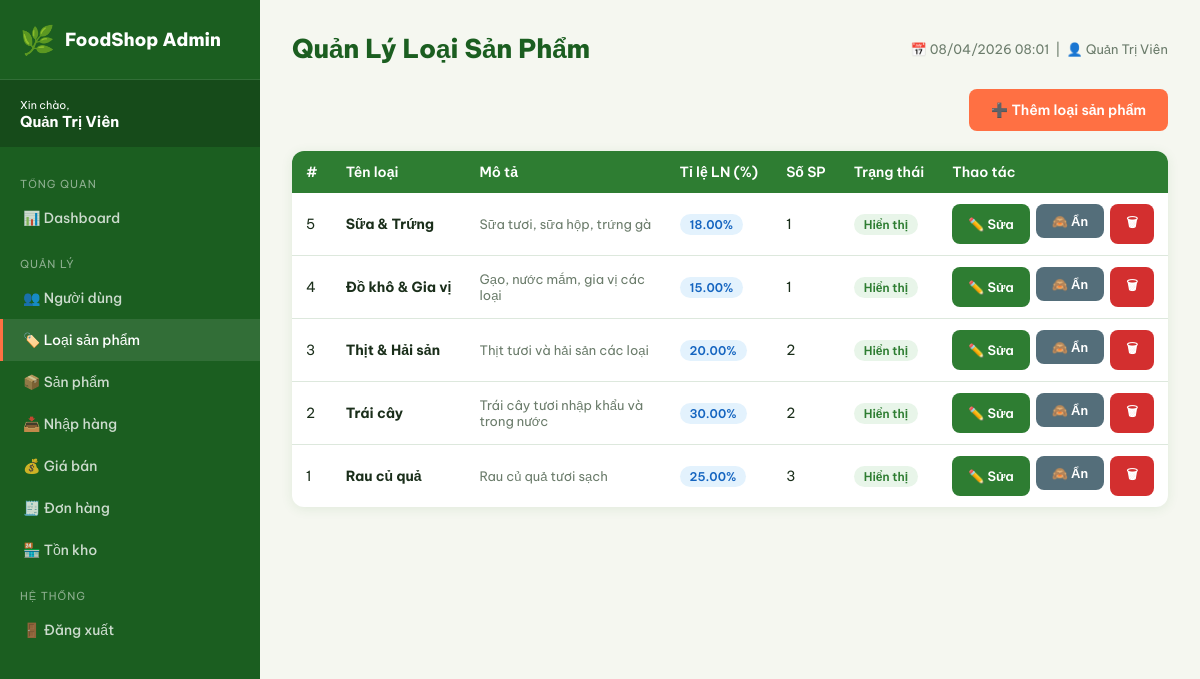
Screenshot of /admin/categories.php (signed in) with the database file from the repository.
### tables this page shows
CREATE TABLE categories (
    id INT AUTO_INCREMENT PRIMARY KEY,
    name VARCHAR(200) NOT NULL,
    slug VARCHAR(200),
    description TEXT,
    status ENUM('show','hide') DEFAULT 'show',
    profit_rate DECIMAL(5,2) DEFAULT 20.00
);

### config/functions.php (called while the page is built, shortened)
<?php
function sanitize($str) {
    return htmlspecialchars(trim($str), ENT_QUOTES, 'UTF-8');
}

### admin/categories.php (the view, shortened to what this page needs)
<?php
require_once 'includes/header.php';
$categories = $pdo->query("SELECT c.*, COUNT(p.id) as product_count FROM categories c LEFT JOIN products p ON p.category_id=c.id GROUP BY c.id ORDER BY c.id DESC")->fetchAll();
?>
<div style="display:flex;justify-content:flex-end;margin-bottom:20px;">
    <button class="btn btn-accent" onclick="document.getElementById('modal-add').style.display='flex'">➕ Thêm loại sản phẩm</button>
</div>
<div class="card">
    <div class="table-wrap">
        <table class="table">
            <thead><tr>
                <th>#</th><th>Tên loại</th><th>Mô tả</th><th>Tỉ lệ LN (%)</th><th>Số SP</th><th>Trạng thái</th><th>Thao tác</th>
            </tr></thead>
            <tbody>
            <?php foreach ($categories as $cat): ?>
            <tr>
                <td><?= $cat['id'] ?></td>
                <td><strong><?= sanitize($cat['name']) ?></strong></td>
                <td style="max-width:200px;font-size:13px;color:var(--text-muted)"><?= sanitize($cat['description']) ?></td>
                <td><span class="badge badge-info"><?= $cat['profit_rate'] ?>%</span></td>
                <td><?= $cat['product_count'] ?></td>
                <td><span class="badge <?= $cat['status']==='show'?'badge-success':'badge-secondary' ?>"><?= $cat['status']==='show'?'Hiển thị':'Ẩn' ?></span></td>
                <td>
                    <div style="display:flex;gap:6px;">
                        <button class="btn btn-primary btn-sm" onclick="editCat(<?= htmlspecialchars(json_encode($cat)) ?>)">✏️ Sửa</button>
                        <form method="POST" style="display:inline">
                            <button type="submit" class="btn btn-secondary btn-sm"><?= $cat['status']==='show'?'🙈 Ẩn':'👁️ Hiện' ?></button>
                        </form>
                        <form method="POST" style="display:inline">
                            <button type="submit" class="btn btn-danger btn-sm" onclick="return confirm('Xóa loại sản phẩm này?')">🗑</button>
                        </form>
                    </div>
                </td>
            </tr>
            <?php endforeach; ?>
            </tbody>
        </table>
    </div>
</div>
<?php require_once 'includes/footer.php'; ?>

### assets/css/style.css (style rules this page uses)
:root { --primary: #2e7d32; --primary-light: #4caf50; --primary-dark: #1b5e20; --accent: #ff7043; --accent-light: #ff8a65; --bg: #f5f7f0; --white: #ffffff; --text: #1a2e1a; --text-muted: #6b7c6b; --border: #dde8dd; --shadow: 0 2px 12px rgba(46,125,50,0.10); --shadow-hover: 0 8px 32px rgba(46,125,50,0.18); --radius: 12px; --radius-sm: 8px; }
* { box-sizing: border-box; margin: 0; padding: 0; }
body { font-family: 'Be Vietnam Pro', sans-serif; background: var(--bg); color: var(--text); min-height: 100vh; }
.btn { display: inline-flex; align-items: center; justify-content: center; gap: 6px; padding: 10px 20px; border-radius: var(--radius-sm); font-family: inherit; font-size: 14px; font-weight: 600; cursor: pointer; border: 2px solid transparent; transition: all 0.2s; text-decoration: none; }
.btn-primary { background: var(--primary); color: white; }
.btn-accent { background: var(--accent); color: white; }
.btn-sm { padding: 7px 14px; font-size: 13px; }
.btn-danger { background: #d32f2f; color: white; }
.btn-secondary { background: #546e7a; color: white; }
.table-wrap { overflow-x: auto; }
.table { width: 100%; border-collapse: collapse; font-size: 14px; }
.table th { background: var(--primary); color: white; padding: 12px 14px; font-weight: 600; text-align: left; white-space: nowrap; }
.table td { padding: 11px 14px; border-bottom: 1px solid var(--border); vertical-align: middle; }
.table tr:last-child td { border-bottom: none; }
.badge { display: inline-block; padding: 3px 10px; border-radius: 50px; font-size: 12px; font-weight: 600; }
.badge-success { background: #e8f5e9; color: #2e7d32; }
.badge-info { background: #e3f2fd; color: #1565c0; }
.card { background: white; border-radius: var(--radius); box-shadow: var(--shadow); overflow: hidden; }

### rows the page displays
categories: id "5", name "Sữa & Trứng", description "Sữa tươi, sữa hộp, trứng gà", profit_rate "18.00", product_count "1", status "Hiển thị"
categories: id "4", name "Đồ khô & Gia vị", description "Gạo, nước mắm, gia vị các loại", profit_rate "15.00", product_count "1", status "Hiển thị"
categories: id "3", name "Thịt & Hải sản", description "Thịt tươi và hải sản các loại", profit_rate "20.00", product_count "2", status "Hiển thị"
categories: id "2", name "Trái cây", description "Trái cây tươi nhập khẩu và trong nước", profit_rate "30.00", product_count "2", status "Hiển thị"
categories: id "1", name "Rau củ quả", description "Rau củ quả tươi sạch", profit_rate "25.00", product_count "3", status "Hiển thị"

### other values shown
$_SESSION['fullname'] "Quản Trị Viên"
$page_title "Quản Lý Loại Sản Phẩm"
